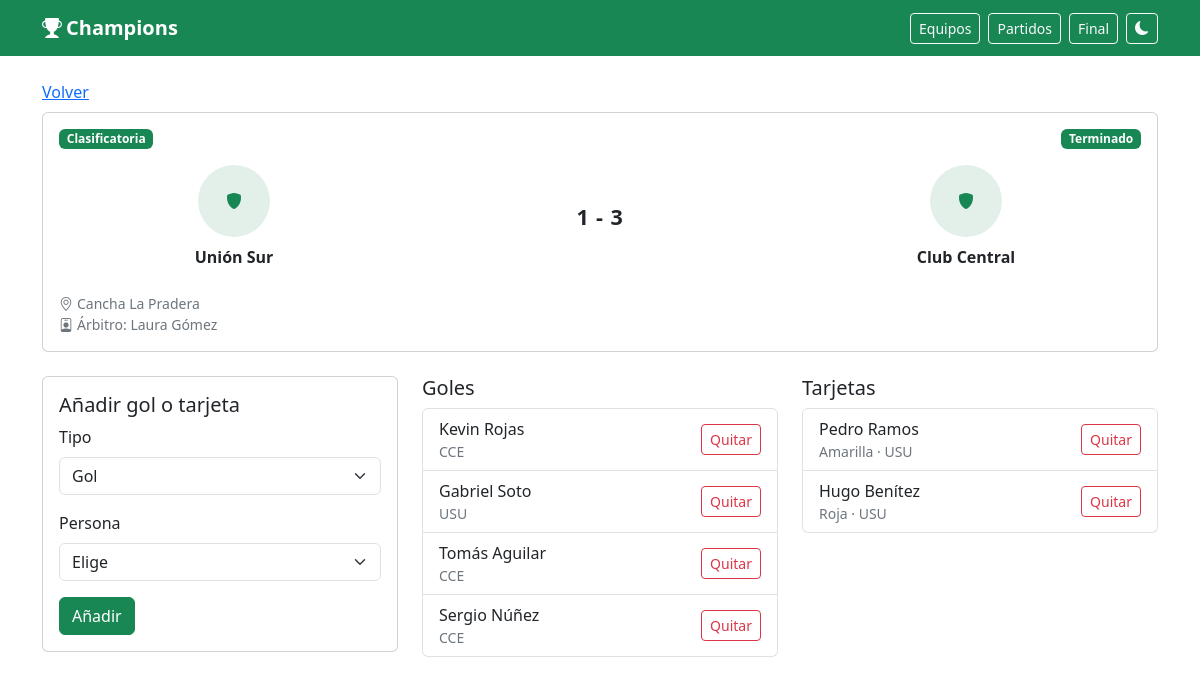
The app's page /partido.php?id=4 with its own data.
### tables this page shows
CREATE TABLE partidos (
  id INT UNSIGNED NOT NULL AUTO_INCREMENT,
  jornada SMALLINT UNSIGNED NOT NULL,
  vuelta TINYINT(1) NOT NULL DEFAULT 0,
  local_id INT UNSIGNED NOT NULL,
  visitante_id INT UNSIGNED NOT NULL,
  fecha DATETIME DEFAULT NULL,
  cancha VARCHAR(150) DEFAULT NULL,
  arbitro VARCHAR(120) DEFAULT NULL,
  goles_local TINYINT UNSIGNED DEFAULT NULL,
  goles_visitante TINYINT UNSIGNED DEFAULT NULL,
  estado ENUM('programado', 'jugado', 'suspendido', 'aplazado') NOT NULL DEFAULT 'programado',
  tipo ENUM('clasificatoria', 'eliminatoria') NOT NULL DEFAULT 'clasificatoria',
  orden SMALLINT UNSIGNED NOT NULL DEFAULT 0,
  creado_en DATETIME NOT NULL DEFAULT CURRENT_TIMESTAMP,
  PRIMARY KEY (id),
  KEY idx_partidos_fecha (fecha),
  KEY idx_partidos_jornada (jornada),
  KEY idx_partidos_estado_fecha (estado, fecha),
  KEY idx_partidos_local (local_id),
  KEY idx_partidos_visitante (visitante_id),
  CONSTRAINT fk_partidos_local
    FOREIGN KEY (local_id) REFERENCES equipos (id)
    ON UPDATE CASCADE,
  CONSTRAINT fk_partidos_visitante
    FOREIGN KEY (visitante_id) REFERENCES equipos (id)
    ON UPDATE CASCADE
);

CREATE TABLE equipos (
  id INT UNSIGNED NOT NULL AUTO_INCREMENT,
  nombre VARCHAR(120) NOT NULL,
  nombre_corto VARCHAR(10) NOT NULL,
  grupo_id INT UNSIGNED DEFAULT NULL,
  orden SMALLINT UNSIGNED NOT NULL DEFAULT 0,
  escudo VARCHAR(255) DEFAULT NULL,
  dt VARCHAR(120) DEFAULT NULL,
  ciudad VARCHAR(100) DEFAULT NULL,
  fundacion SMALLINT UNSIGNED DEFAULT NULL,
  colores VARCHAR(80) DEFAULT NULL,
  activo TINYINT(1) NOT NULL DEFAULT 1,
  creado_en DATETIME NOT NULL DEFAULT CURRENT_TIMESTAMP,
  PRIMARY KEY (id),
  UNIQUE KEY uq_equipos_nombre (nombre),
  UNIQUE KEY uq_equipos_corto (nombre_corto),
  KEY idx_equipos_grupo (grupo_id),
  CONSTRAINT fk_equipos_grupo
    FOREIGN KEY (grupo_id) REFERENCES grupos (id)
    ON UPDATE CASCADE
);

CREATE TABLE eventos (
  id INT UNSIGNED NOT NULL AUTO_INCREMENT,
  partido_id INT UNSIGNED NOT NULL,
  jugador_id INT UNSIGNED DEFAULT NULL,
  equipo_id INT UNSIGNED NOT NULL,
  tipo ENUM('gol', 'asistencia', 'amarilla', 'roja', 'autogol') NOT NULL,
  minuto SMALLINT UNSIGNED NOT NULL,
  creado_en DATETIME NOT NULL DEFAULT CURRENT_TIMESTAMP,
  PRIMARY KEY (id),
  KEY idx_eventos_partido (partido_id),
  KEY idx_eventos_jugador (jugador_id),
  KEY idx_eventos_equipo (equipo_id),
  KEY idx_eventos_tipo_jugador (tipo, jugador_id),
  CONSTRAINT fk_eventos_partido
    FOREIGN KEY (partido_id) REFERENCES partidos (id)
    ON DELETE CASCADE ON UPDATE CASCADE,
  CONSTRAINT fk_eventos_jugador
    FOREIGN KEY (jugador_id) REFERENCES jugadores (id)
    ON DELETE SET NULL ON UPDATE CASCADE,
  CONSTRAINT fk_eventos_equipo
    FOREIGN KEY (equipo_id) REFERENCES equipos (id)
    ON UPDATE CASCADE,
  CONSTRAINT chk_eventos_minuto CHECK (minuto <= 130)
);

CREATE TABLE jugadores (
  id INT UNSIGNED NOT NULL AUTO_INCREMENT,
  equipo_id INT UNSIGNED NOT NULL,
  nombre VARCHAR(120) NOT NULL,
  apellido VARCHAR(80) NOT NULL,
  dorsal SMALLINT UNSIGNED DEFAULT NULL,
  posicion ENUM('ARQ', 'DEF', 'MED', 'DEL') DEFAULT NULL,
  foto VARCHAR(255) DEFAULT NULL,
  fecha_nacimiento DATE DEFAULT NULL,
  activo TINYINT(1) NOT NULL DEFAULT 1,
  creado_en DATETIME NOT NULL DEFAULT CURRENT_TIMESTAMP,
  PRIMARY KEY (id),
  UNIQUE KEY uq_jugadores_dorsal (equipo_id, dorsal),
  KEY idx_jugadores_equipo (equipo_id),
  CONSTRAINT fk_jugadores_equipo
    FOREIGN KEY (equipo_id) REFERENCES equipos (id)
    ON DELETE CASCADE ON UPDATE CASCADE
);

### config/db.php (called while the page is built, shortened)
<?php
function db(): PDO
{
    static $pdo = null;
    if ($pdo instanceof PDO) {
        return $pdo;
    }
    $dsn = 'mysql:host=' . DB_HOST . ';dbname=' . DB_NAME . ';charset=' . DB_CHARSET;
    try {
        $pdo = new PDO($dsn, DB_USER, DB_PASS, [
            PDO::ATTR_ERRMODE => PDO::ERRMODE_EXCEPTION,
            PDO::ATTR_DEFAULT_FETCH_MODE => PDO::FETCH_ASSOC,
            PDO::ATTR_EMULATE_PREPARES => false,
        ]);
    } catch (PDOException $e) {
        error_log('Error de conexión: ' . $e->getMessage());
        http_response_code(500);
        exit('No se pudo conectar a la base de datos. Revisa config/db.php y que el esquema esté importado.');
    }
    return $pdo;
}

### partido.php (the view, shortened to what this page needs)
<?php
require __DIR__ . '/includes/funciones.php';
$partidoId = entero_get('id');
$partido = obtener_partido($partidoId);
$eventos = array_values(array_filter(
    eventos_partido($partidoId),
    static fn (array $evento): bool => (string) $evento['tipo'] !== 'asistencia'
));
$goles = [];
$tarjetas = [];
foreach ($eventos as $evento) {
    if ($evento['tipo'] === 'gol' || $evento['tipo'] === 'autogol') {
        $goles[] = $evento;
    } elseif ($evento['tipo'] === 'amarilla' || $evento['tipo'] === 'roja') {
        $tarjetas[] = $evento;
    }
}
require __DIR__ . '/includes/header.php';
$nombreEvento = static function (array $evento): string {
    $nombre = nombre_persona($evento);
    return $nombre !== '' ? $nombre : 'Sin jugador';
};
?>
<p class="mb-2"><a href="<?= e(url_public('index.php')) ?>">Volver</a></p>
<div class="card partido-card mb-4">
    <div class="card-body">
        <div class="d-flex justify-content-between align-items-center mb-3">
            <span class="badge <?= ($partido['tipo'] ?? '') === 'eliminatoria' ? 'text-bg-dark' : 'text-bg-success' ?>">
                <?= ($partido['tipo'] ?? '') === 'eliminatoria' ? 'Eliminatoria' : 'Clasificatoria' ?>
            </span>
            <?= html_estado((string) $partido['estado']) ?>
        </div>
        <div class="row align-items-center g-3 text-center">
            <div class="col-4">
                <div>
                    <div class="mb-2"><?= html_escudo($partido['local_escudo'], (string) $partido['local_nombre'], 72) ?></div>
                    <div class="fw-semibold"><?= e($partido['local_nombre']) ?></div>
                </div>
            </div>
            <div class="col-4">
                <div class="marcador display-6"><?= e(marcador_texto($partido)) ?></div>
            </div>
            <div class="col-4">
                <div>
                    <div class="mb-2"><?= html_escudo($partido['visita_escudo'], (string) $partido['visita_nombre'], 72) ?></div>
                    <div class="fw-semibold"><?= e($partido['visita_nombre']) ?></div>
                </div>
            </div>
        </div>
        <ul class="list-unstyled small text-secondary mt-4 mb-0">
            <li><i class="bi bi-geo-alt me-1" aria-hidden="true"></i><?= e((string) ($partido['cancha'] ?? 'Cancha por confirmar')) ?></li>
            <li><i class="bi bi-person-badge me-1" aria-hidden="true"></i>Árbitro: <?= e((string) ($partido['arbitro'] ?? 'Por designar')) ?></li>
        </ul>
    </div>
</div>
<div class="row g-4">
    <div class="col-lg-4">
        <form method="post" class="card">
            <div class="card-body">
                <h2 class="h5">Añadir gol o tarjeta</h2>
                <div class="mb-3">
                    <label class="form-label" for="tipo">Tipo</label>
                    <select class="form-select" id="tipo" name="tipo" required>
                        <option value="gol">Gol</option>
                    </select>
                </div>
                <div class="mb-3">
                    <label class="form-label" for="jugador_id">Persona</label>
                    <select class="form-select" id="jugador_id" name="jugador_id" required>
                        <option value="">Elige</option>
                    </select>
                </div>
                <button class="btn btn-success" type="submit">Añadir</button>
            </div>
        </form>
    </div>
    <div class="col-lg-4">
        <h2 class="h5">Goles</h2>
        <?php if ($goles === []): ?>
            <p class="text-secondary">Sin goles.</p>
        <?php else: ?>
            <ul class="list-group">
                <?php foreach ($goles as $evento): ?>
                    <li class="list-group-item d-flex justify-content-between align-items-center gap-2">
                        <span>
                            <?= e($nombreEvento($evento)) ?>
                            <span class="d-block small text-secondary"><?= e((string) $evento['nombre_corto']) ?></span>
                        </span>
                        <form method="post" onsubmit="return confirm('¿Quitar este gol?');">
                            <button class="btn btn-sm btn-outline-danger" type="submit">Quitar</button>
                        </form>
                    </li>
                <?php endforeach; ?>
            </ul>
        <?php endif; ?>
    </div>
    <div class="col-lg-4">
        <h2 class="h5">Tarjetas</h2>
        <?php if ($tarjetas === []): ?>
            <p class="text-secondary">Sin tarjetas.</p>
        <?php else: ?>
            <ul class="list-group">
                <?php foreach ($tarjetas as $evento): ?>
                    <li class="list-group-item d-flex justify-content-between align-items-center gap-2">
                        <span>
                            <?= e($nombreEvento($evento)) ?>
                            <span class="d-block small text-secondary"><?= $evento['tipo'] === 'roja' ? 'Roja' : 'Amarilla' ?> · <?= e((string) $evento['nombre_corto']) ?></span>
                        </span>
                        <form method="post" onsubmit="return confirm('¿Quitar esta tarjeta?');">
                            <button class="btn btn-sm btn-outline-danger" type="submit">Quitar</button>
                        </form>
                    </li>
                <?php endforeach; ?>
            </ul>
        <?php endif; ?>
    </div>
</div>
<?php require __DIR__ . '/includes/footer.php'; ?>

### includes/funciones.php (shortened to what this page needs)
<?php
require_once dirname(__DIR__) . '/config/db.php';
function e(mixed $valor): string
{
    return htmlspecialchars((string) ($valor ?? ''), ENT_QUOTES, 'UTF-8');
}
function url_raiz(): string
{
    $script = str_replace('\\', '/', (string) ($_SERVER['SCRIPT_NAME'] ?? ''));
    $directorio = rtrim(dirname($script), '/');
    if ($directorio === '/' || $directorio === '.' || $directorio === '') {
        return '';
    }
    return $directorio;
}
function url_public(string $archivo = 'index.php'): string
{
    return url_raiz() . '/' . ltrim($archivo, '/');
}
function entero_get(string $campo): int
{
    $valor = filter_input(INPUT_GET, $campo, FILTER_VALIDATE_INT);
    return $valor;
}
function etiqueta_estado(string $estado): string
{
    return match ($estado) {
        'programado' => 'Programado',
        'jugado' => 'Terminado',
        'suspendido' => 'Suspendido',
        'aplazado' => 'Aplazado',
        default => $estado,
    };
}
function html_estado(string $estado): string
{
    $color = match ($estado) {
        'jugado' => 'success',
        'suspendido' => 'danger',
        'aplazado' => 'warning',
        default => 'secondary',
    };
    return '<span class="badge text-bg-' . $color . '">' . e(etiqueta_estado($estado)) . '</span>';
}
function html_escudo(?string $ruta, string $alt, int $tam = 40): string
{
    $tam = max(16, min($tam, 240));
    return '<span class="escudo-vacio" style="width:' . $tam . 'px;height:' . $tam . 'px" aria-hidden="true"><i class="bi bi-shield-fill"></i></span>';
}
function marcador_texto(array $partido): string
{
    if (($partido['estado'] ?? '') === 'jugado' && $partido['goles_local'] !== null && $partido['goles_visitante'] !== null) {
        return (int) $partido['goles_local'] . ' - ' . (int) $partido['goles_visitante'];
    }
    return 'vs';
}
function consultar(string $sql, array $params = []): array
{
    $stmt = db()->prepare($sql);
    $stmt->execute($params);
    return $stmt->fetchAll();
}
function consultar_uno(string $sql, array $params = []): ?array
{
    $stmt = db()->prepare($sql);
    $stmt->execute($params);
    $fila = $stmt->fetch();
    return $fila === false ? null : $fila;
}
function sql_partidos(): string
{
    return 'SELECT p.id, p.jornada, p.vuelta, p.local_id, p.visitante_id, p.fecha, p.cancha,
            p.arbitro, p.goles_local, p.goles_visitante, p.estado, p.tipo, p.orden,
            loc.nombre AS local_nombre, loc.nombre_corto AS local_corto, loc.escudo AS local_escudo,
            vis.nombre AS visita_nombre, vis.nombre_corto AS visita_corto, vis.escudo AS visita_escudo
            FROM partidos p
            INNER JOIN equipos loc ON loc.id = p.local_id
            INNER JOIN equipos vis ON vis.id = p.visitante_id';
}
function normalizar_partido(array $partido): array
{
    $partido['id'] = (int) $partido['id'];
    $partido['jornada'] = (int) $partido['jornada'];
    $partido['vuelta'] = (int) $partido['vuelta'];
    $partido['local_id'] = (int) $partido['local_id'];
    $partido['visitante_id'] = (int) $partido['visitante_id'];
    $partido['goles_local'] = $partido['goles_local'] === null ? null : (int) $partido['goles_local'];
    $partido['goles_visitante'] = $partido['goles_visitante'] === null ? null : (int) $partido['goles_visitante'];
    $partido['orden'] = (int) ($partido['orden'] ?? 0);
    return $partido;
}
function obtener_partido(int $id): ?array
{
    $fila = consultar_uno(sql_partidos() . ' WHERE p.id = :id', ['id' => $id]);
    return $fila === null ? null : normalizar_partido($fila);
}
function eventos_partido(int $partidoId): array
{
    return consultar(
        'SELECT ev.id, ev.partido_id, ev.jugador_id, ev.equipo_id, ev.tipo, ev.minuto,
                j.nombre, j.apellido, j.dorsal, e.nombre AS equipo, e.nombre_corto
         FROM eventos ev
         LEFT JOIN jugadores j ON j.id = ev.jugador_id
         INNER JOIN equipos e ON e.id = ev.equipo_id
         WHERE ev.partido_id = :partido
         ORDER BY ev.minuto ASC, ev.id ASC',
        ['partido' => $partidoId]
    );
}
function nombre_persona(array $fila): string
{
    return trim((string) ($fila['nombre'] ?? '') . ' ' . (string) ($fila['apellido'] ?? ''));
}

### includes/header.php (style rules this page uses)
html[data-bs-theme="light"] { color-scheme: light; }
body { min-height: 100vh; display: flex; flex-direction: column; }
.escudo-vacio { display: inline-flex; align-items: center; justify-content: center; border-radius: 50%; background: rgba(25, 135, 84, .12); color: #198754; vertical-align: middle; }
.marcador { font-variant-numeric: tabular-nums; font-weight: 700; font-size: 1.35rem; letter-spacing: .04em; min-width: 3.2rem; text-align: center; flex: 0 0 auto; }
.partido-card .escudo, .partido-card .escudo-vacio { flex: 0 0 auto; }
.partido-card .fw-semibold { overflow-wrap: anywhere; }

### records on screen
partidos: estado "Terminado", local.nombre "Unión Sur", marcador_texto($partido) "1 - 3", visitante.nombre "Club Central", cancha "Cancha La Pradera", arbitro "Laura Gómez"
eventos: jugador.apellido "Kevin Rojas", equipo.nombre_corto "CCE"
eventos: jugador.apellido "Gabriel Soto", equipo.nombre_corto "USU"
eventos: jugador.apellido "Tomás Aguilar", equipo.nombre_corto "CCE"
eventos: jugador.apellido "Sergio Núñez", equipo.nombre_corto "CCE"
eventos: jugador.apellido "Pedro Ramos", tipo "Amarilla", equipo.nombre_corto "USU"
eventos: jugador.apellido "Hugo Benítez", tipo "Roja", equipo.nombre_corto "USU"

### other values on screen
LIGA_NOMBRE "Champions"
